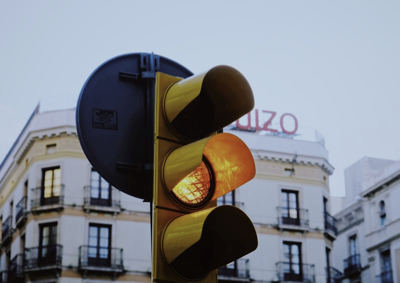
#> input picture images/road1.png, 400 x 283 px; its folder holds only this picture in this run
$ python -i utils.py   (imports and definitions only)
#> lines starting #> are read from the running program, lines starting #| are printed output that depends on the picture
import imghdr
import os
import cv2
import sys


def get_image(im_path: str):
    """
    Get image from path
    :param im_path: str - Relative or Absolute path
    :return: tuple of image and image resized
    """
#> called with im_path = 'images/road1.png'
    image = cv2.imread(im_path)
#> image is the input picture: shape (283, 400, 3); mean B, G, R 141.5, 133.9, 129.9
    original_image = image
    original_image = cv2.resize(original_image, (150, 150))
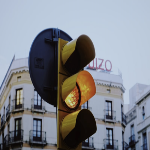
#> original_image: shape (150, 150, 3); mean B, G, R 141.4, 133.8, 129.8
    image = cv2.cvtColor(image, cv2.COLOR_BGR2RGB)
    image = cv2.resize(image, (30, 30))
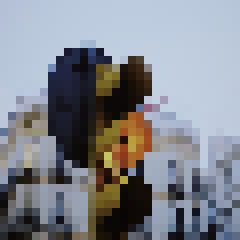
#> image: shape (30, 30, 3) (shown 8 times larger); mean R, G, B 130.1, 134, 141.7
    return original_image, image


# [54 lines left out: functions validate_path, get_images_from_dir, get_input, get_path, not called in this run]

>>> result = get_image('images/road1.png')

$ run again, on images/road103.png
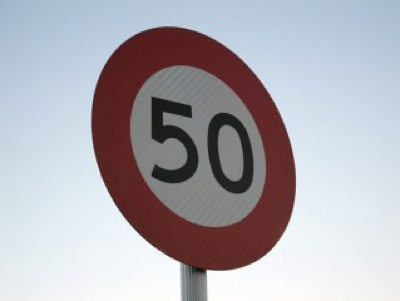
#> input picture images/road103.png, 400 x 301 px
#> in get_image, image is the input picture: shape (301, 400, 3); mean B, G, R 180.3, 173.6, 175.7
#> in get_image, `original_image = cv2.resize(original_image, (150, 150))`:
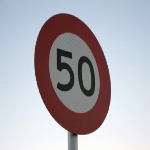
#> original_image: shape (150, 150, 3); mean B, G, R 180.2, 173.5, 175.6
#> in get_image, `image = cv2.resize(image, (30, 30))`:
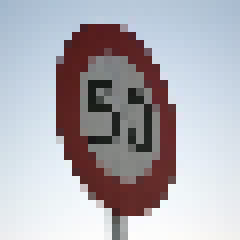
#> image: shape (30, 30, 3) (shown 8 times larger); mean R, G, B 175.6, 173.5, 180.2

$ run again, on images/road127.png
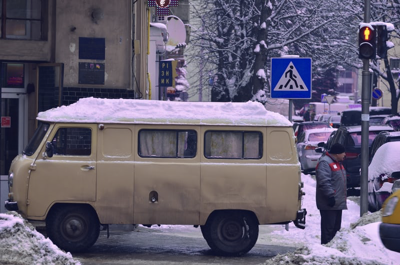
#> input picture images/road127.png, 400 x 265 px
#> in get_image, image is the input picture: shape (265, 400, 3); mean B, G, R 113.2, 94.7, 100.9
#> in get_image, `original_image = cv2.resize(original_image, (150, 150))`:
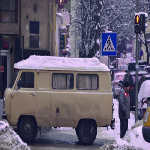
#> original_image: shape (150, 150, 3); mean B, G, R 113.1, 94.5, 100.7
#> in get_image, `image = cv2.resize(image, (30, 30))`:
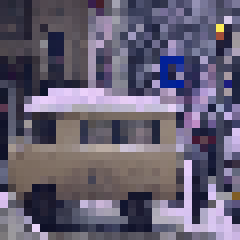
#> image: shape (30, 30, 3) (shown 8 times larger); mean R, G, B 101.3, 95.2, 113.9

$ run again, on images/road131.png
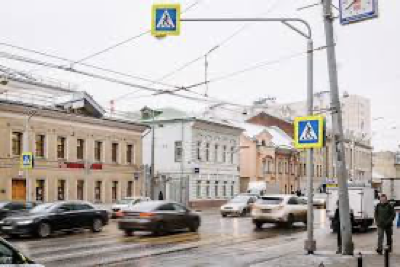
#> input picture images/road131.png, 400 x 267 px
#> in get_image, image is the input picture: shape (267, 400, 3); mean B, G, R 174.5, 178.3, 184.5
#> in get_image, `original_image = cv2.resize(original_image, (150, 150))`:
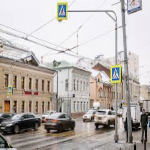
#> original_image: shape (150, 150, 3); mean B, G, R 174.4, 178.1, 184.4
#> in get_image, `image = cv2.resize(image, (30, 30))`:
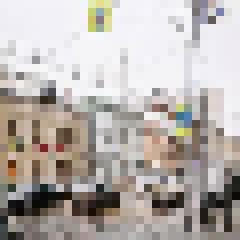
#> image: shape (30, 30, 3) (shown 8 times larger); mean R, G, B 182.8, 176.4, 172.3
